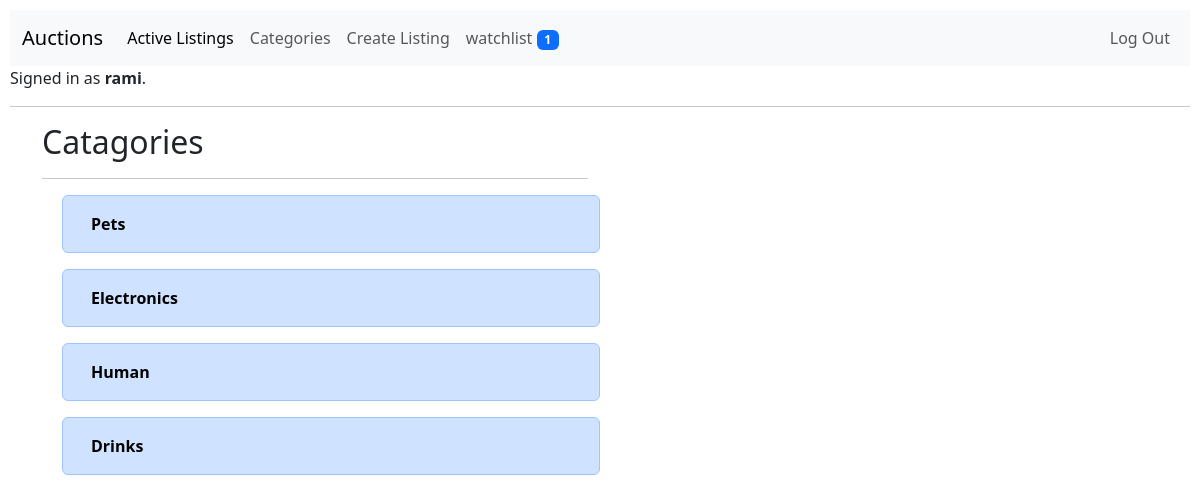
/category (signed in), run on an earlier commit of the app's database.
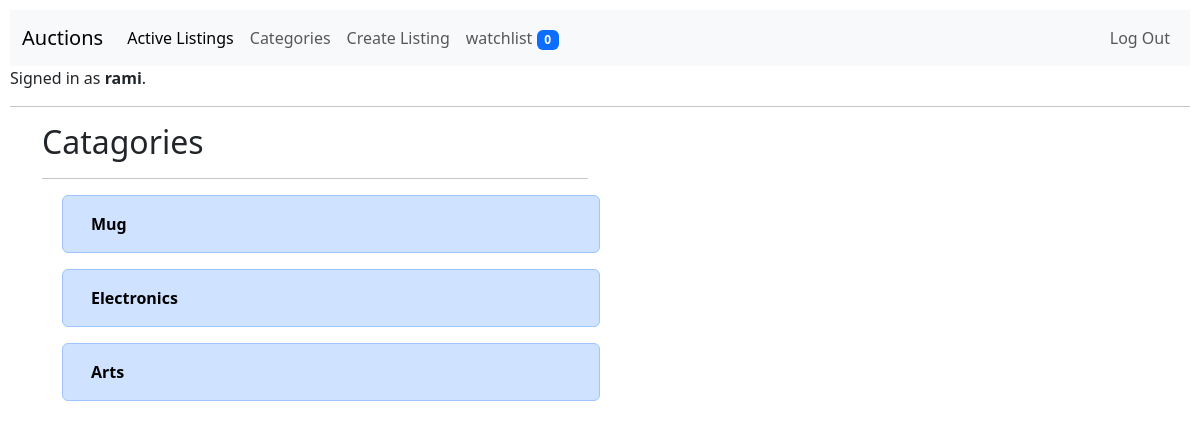
And on a later commit of the database.
### auctions/models.py (models this page shows, shortened)
class User(AbstractUser):
    pass

class Auction_Listing(models.Model):
    seller = models.ForeignKey(
        User, on_delete=models.CASCADE, related_name="listed_by")
    title = models.CharField(max_length=64)
    description = models.TextField(max_length=500)
    starting_bid = models.PositiveIntegerField()
    image = models.URLField(blank=True)
    time = models.DateTimeField(auto_now=True)
    category = models.CharField(max_length=64, default="Unspecified!")
    price = models.PositiveIntegerField()

### auctions/views.py (the view)
# urls.py: path("category", views.category, name="category"),
@login_required(login_url='/login')
def category(request):
    listings = Auction_Listing.objects.all()
    categories = []
    for cat in listings:
        if cat.category not in categories:
            categories.append(cat.category)
    watchlist_all = Watchlist.objects.filter(user_w=request.user)
    watch_num = len(watchlist_all)
    return render(request, "auctions/categories.html", {
        "listings": categories,
        "watch": watch_num
    })

### auctions/templates/auctions/categories.html
{% extends "auctions/layout.html"%}
{%block body%}
<div class="container ">
    <div class="row">
        <div class="col">
            <h2 class="mb-3">Catagories</h2>
            <hr>
            <ul>
                {%for listing in listings%}
                <div class="row mb-3 alert alert-primary cato">
                    <a class="cato" href="{%url 'view' listing %}">
                        <li>{{listing}}</li>
                    </a>
                </div>
                {%endfor%}
            </ul>
        </div>
        <div class="col">
        </div>
    </div>
</div>
{%endblock%}

### auctions/templates/auctions/layout.html (shortened to what this page needs)
{% load static %}
<!DOCTYPE html>
<html lang="en">
<head>
    <link href="https://cdn.jsdelivr.net/npm/bootstrap@5.3.0-alpha1/dist/css/bootstrap.min.css" rel="stylesheet"
>
    <link href="{% static 'auctions/styles.css' %}" rel="stylesheet">
</head>
<body>
    <nav class="navbar navbar-expand-lg bg-body-tertiary">
        <div class="container-fluid">
            <a class="navbar-brand" href="#">Auctions</a>
            <div class="collapse navbar-collapse" id="navbarNav">
                <ul class="navbar-nav">
                    <li class="nav-item">
                        <a class="nav-link active" href="{% url 'index' %}">Active Listings</a>
                    </li>
                    <li class="nav-item">
                        <a class="nav-link" href="{% url 'category' %}">Categories</a>
                    </li>
                    {% if user.is_authenticated %}
                    <li class="nav-item">
                        <a class="nav-link" href="{%url 'add'%}">Create Listing</a>
                    </li>
                    <li class="nav-item">
                        <a class="nav-link" href="{%url 'watchlist'%}">watchlist <span
                                class="badge text-bg-primary">{{watch}}</span></a>
                    </li>
                </ul>
            </div>
            <div class="collapse navbar-collapse d-flex justify-content-end" id="navbarNav">
                <ul class="navbar-nav ml-auto ">
                    <li class="nav-item">
                        <a class="nav-link" href="{% url 'logout' %}">Log Out</a>
            {% endif %}
        </div>
    </nav>
    <div>
        {% if user.is_authenticated %}
        Signed in as <strong>{{ user.username }}</strong>.
        {% else %}
        Not signed in.
        {% endif %}
    </div>
    <hr>
    {% block body %}
    {% endblock %}
</body>
</html>

### auctions/static/auctions/styles.css (style rules this page uses)
body { padding: 10px; }

### auctions/templates/auctions/layout.html (style rules this page uses)
.cato { text-decoration: none; font-weight: bold; color: black; list-style-type: none; transition: background-color 1s, margin-right 1s; }

What changed in the data, as far as the page shows it:
removed Auction_Listing: listings "Pets"
removed Auction_Listing: listings "Human"
removed Auction_Listing: listings "Drinks"
added Auction_Listing: listings "Mug"
added Auction_Listing: listings "Arts"
Also different on the page:
{{ watch }}: "1" → "0"
